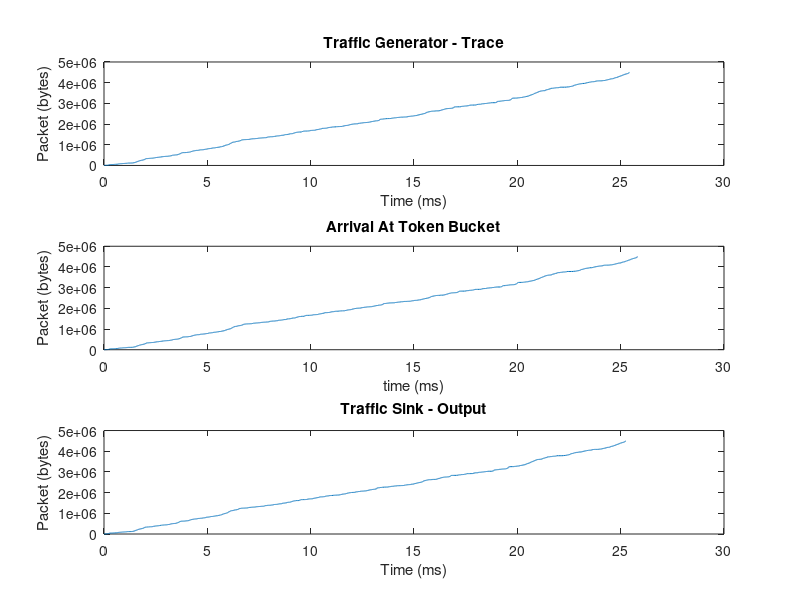
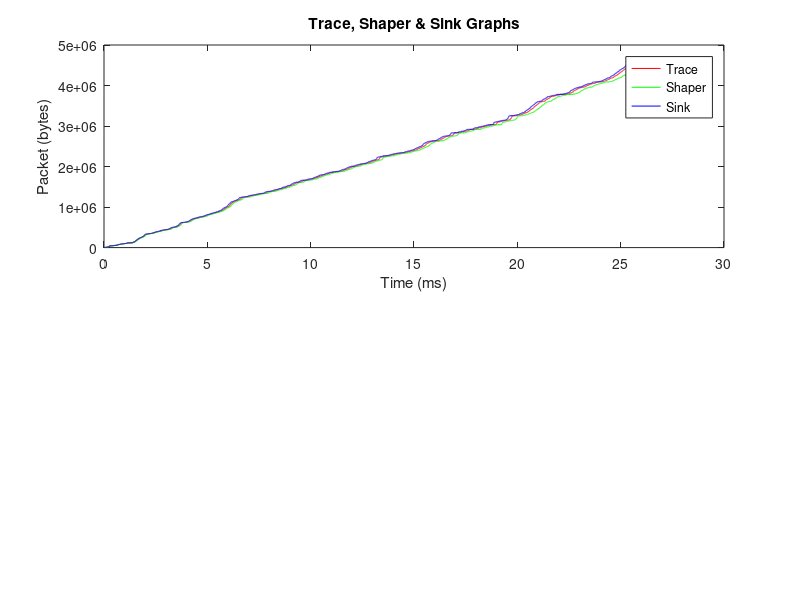
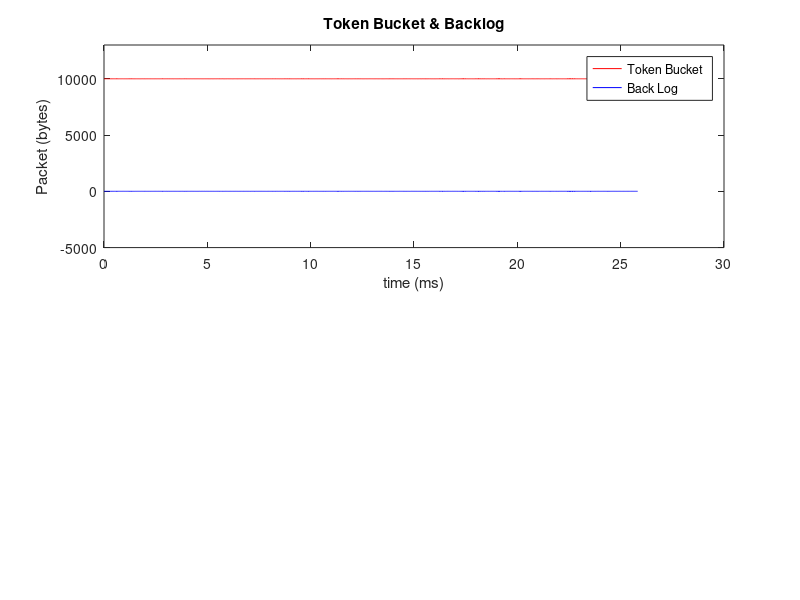

Reproduce these figures in MATLAB, in order.
clc
clear all

%data of trace file
[seqNo,t_p,size_p] = textread('TGenEth.txt', '%f %f %f');

figure(1);
time_depart = zeros(1,size(seqNo,1));
Tgen_depart = zeros(1,size(seqNo,1));

time_depart(1) = t_p(1);
Tgen_depart(1) = size_p(1);
i = 2;
while i<=size(seqNo,1)
    time_depart(i) = time_depart(i - 1) + t_p(i);
    Tgen_depart(i) = Tgen_depart(i - 1) + size_p(i);
    i=i+1;
end
    
subplot(3,1,1);
plot(time_depart,Tgen_depart);
title('Traffic Generator - Trace');
xlabel('Time (ms)');
ylabel('Packet (bytes)');


%Arrivals at the token bucket
[recv_time, size_tb, buffer_bk_log, tokens] = textread('bucketEthernet.txt', '%f %f %f %f');
time_bucket = zeros(1,size(seqNo,1));
bucket_arrival = zeros(1,size(seqNo,1));

recv_time = recv_time/1000000;

time_bucket(1) = recv_time(1);
bucket_arrival(1) = 0;

i = 2;
while i<=size(seqNo,1)
    time_bucket(i) = time_bucket(i - 1) + recv_time(i);
    bucket_arrival(i) = bucket_arrival(i - 1) + size_tb(i);
    i=i+1;
end

subplot(3,1,2);
plot(time_bucket,bucket_arrival);
title('Arrival At Token Bucket');
xlabel('time (ms)');
ylabel('Packet (bytes)');


%Arrivals at the Traffic Sink
[seqNo,t_p,size_p] = textread('TSinkEth.txt', '%f %f %f');

time_sink = zeros(1,size(seqNo,1));
sink_arrival = zeros(1,size(seqNo,1));

time_sink(1) = 0;
sink_arrival(1) = size_p(1);
i = 2;
while i<=size(seqNo,1)
    time_sink(i) = time_sink(i - 1) + t_p(i);
    sink_arrival(i) = sink_arrival(i - 1) + size_p(i);
    i=i+1;
end
    
subplot(3,1,3);
plot(time_sink,sink_arrival); 
title('Traffic Sink - Output');
xlabel('Time (ms)');
ylabel('Packet (bytes)');

%All 3 plots on 1 graph
figure(2);
subplot(2,1,1);
fig2 = plot(time_depart,Tgen_depart,'r',time_bucket,bucket_arrival,'g',time_sink,sink_arrival,'b');
hold on;
legend(fig2, 'Trace', 'Shaper', 'Sink');
title('Trace, Shaper & Sink Graphs');
xlabel('Time (ms)');
ylabel('Packet (bytes)');


%Shows contents of token bucket and buffer backlog as a function of time
figure(3);
subplot(2,1,1);
fig3 = plot(time_bucket,tokens,'r',time_bucket,buffer_bk_log,'b');
hold on;
legend(fig3,'Token Bucket', 'Back Log');
title('Token Bucket & Backlog');
xlabel('time (ms)');
ylabel('Packet (bytes)');
ylim([-0.5* max(tokens) 1.3*max(tokens)]);

